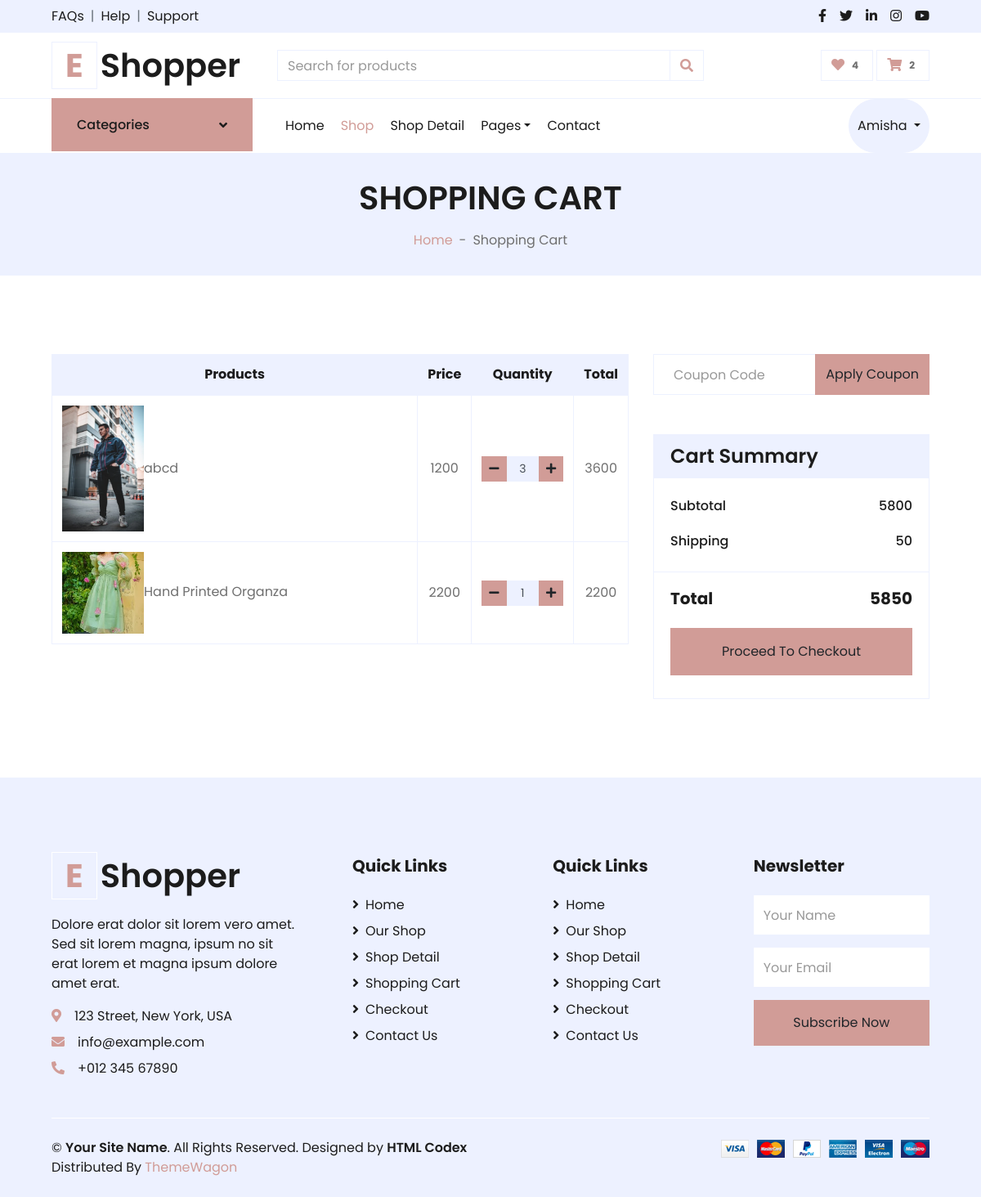
Page /front_end/cart.php (signed in) on the committed database.
### tables this page shows
CREATE TABLE IF NOT EXISTS `carts` (
  `cart_id` int NOT NULL AUTO_INCREMENT,
  `user_id` int DEFAULT NULL,
  `product_id` int DEFAULT NULL,
  `quantity` int NOT NULL DEFAULT '0',
  PRIMARY KEY (`cart_id`)
) AUTO_INCREMENT=75;

CREATE TABLE IF NOT EXISTS `products` (
  `id` int NOT NULL AUTO_INCREMENT,
  `category_id` int DEFAULT NULL,
  `image` text NOT NULL,
  `name` varchar(70) NOT NULL,
  `price1` varchar(60) NOT NULL,
  `price2` varchar(60) NOT NULL,
  `details` varchar(70) NOT NULL,
  PRIMARY KEY (`id`)
) AUTO_INCREMENT=34;

### front_end/functions.php (called while the page is built, shortened)
<?php
include('db.php');
function getUserData()
{
    if (isset($_SESSION['userdata'])) {
        return $_SESSION['userdata'];
    } else {
        return false;
    }
}
function getUserCart()
{
    $user = getUserData();
    $cartQuery = "SELECT carts.* , products.image , products.name , products.price1 ,products.id FROM carts INNER JOIN `products` on carts.product_id=products.id WHERE user_id = {$user['user_id']}";
    return getData($cartQuery);
}
function getData($query)
{
    global $con;
    $data = [];
    $result =  mysqli_query($con, $query);
    if (mysqli_num_rows($result) > 0) {
        while ($row = mysqli_fetch_assoc($result)) {
            $data[] = $row;
        }
    }
    return $data;
}

### front_end/cart.php (the view, shortened to what this page needs)
<?php
include("header_new.php");
$cartData = getUserCart();
$subtotal = 0;
$shipping = 50;
?>
<div class="container-fluid bg-secondary mb-5">
    <div class="d-flex flex-column align-items-center justify-content-center" style="min-height: 150px">
        <h1 class="font-weight-semi-bold text-uppercase mb-3">Shopping Cart</h1>
        <div class="d-inline-flex">
            <p class="m-0"><a href="">Home</a></p>
            <p class="m-0 px-2">-</p>
            <p class="m-0">Shopping Cart</p>
        </div>
    </div>
</div>
<div class="container-fluid pt-5">
    <div class="row px-xl-5">
        <div class="col-lg-8 table-responsive mb-5">
            <table class="table table-bordered text-center mb-0">
                <thead class="bg-secondary text-dark">
                    <tr>
                        <th>Products</th>
                        <th>Price</th>
                        <th>Quantity</th>
                        <th>Total</th>
                    </tr>
                </thead>
                <tbody class="align-middle">
                    <?php
                    foreach ($cartData as $cart) {
                        $subtotal += $cart['price1'] * $cart['quantity'];
                    ?>
                        <tr>
                            <td class="align-middle text-left" style="width:100%;border-right: none;"><img class="" src="../back_end/uploads/<?php echo $cart['image'] ?>" alt="" style="width: 100px;"><?php echo $cart['name'] ?></td>
                            <td class="align-middle"><?php echo $cart['price1'] ?></td>
                            <td class="align-middle">
                                <div class="input-group quantity mx-auto" style="width: 100px;">
                                    <div class="input-group-btn">
                                        <a href="?action=cartRemove&product_id=<?php echo $cart['id']; ?>" class="btn btn-sm btn-primary btn-minus">
                                            <i class="fa fa-minus"></i>
                                        </a>
                                    </div>
                                    <input type="text" class="form-control form-control-sm bg-secondary text-center" value="<?php echo $cart['quantity'] ?>">
                                    <div class="input-group-btn">
                                        <a href="?action=cart&product_id=<?php echo $cart['id']; ?>" class="btn btn-sm btn-primary btn-plus">
                                            <i class="fa fa-plus"></i>
                                        </a>
                                    </div>
                                </div>
                            </td>
                            <td class="align-middle"><?php echo $cart['price1'] * $cart['quantity'] ?></td>
                        </tr>
                    <?php
                    }
                    ?>
                </tbody>
            </table>
        </div>
        <div class="col-lg-4">
            <form class="mb-5" action="">
                <div class="input-group">
                    <input type="text" class="form-control p-4" placeholder="Coupon Code">
                    <div class="input-group-append">
                        <button class="btn btn-primary">Apply Coupon</button>
                    </div>
                </div>
            </form>
            <div class="card border-secondary mb-5">
                <div class="card-header bg-secondary border-0">
                    <h4 class="font-weight-semi-bold m-0">Cart Summary</h4>
                </div>
                <div class="card-body">
                    <div class="d-flex justify-content-between mb-3 pt-1">
                        <h6 class="font-weight-medium">Subtotal</h6>
                        <h6 class="font-weight-medium"><?php echo $subtotal ?></h6>
                    </div>
                    <div class="d-flex justify-content-between">
                        <h6 class="font-weight-medium">Shipping</h6>
                        <h6 class="font-weight-medium"><?php echo $shipping ?></h6>
                    </div>
                </div>
                <div class="card-footer border-secondary bg-transparent">
                    <div class="d-flex justify-content-between mt-2">
                        <h5 class="font-weight-bold">Total</h5>
                        <h5 class="font-weight-bold"><?php echo $subtotal + $shipping ?></h5>
                    </div>
                    <a href="checkout.php" class="btn btn-block btn-primary my-3 py-3">Proceed To Checkout</a>
                </div>
            </div>
        </div>
    </div>
</div>
<?php
include("footer.php");
?>

### rows in the picture
carts: product.image (picture), product.name "abcd", product.price1 "1200", quantity "3", $cart['price1'] * $cart['quantity'] "3600"
carts: product.image (picture), product.name "Hand Printed Organza", product.price1 "2200", quantity "1", $cart['price1']*$cart['quantity'] "2200"

### other values in the picture
$wishCount "4"
$cartCount "2"
$user['name'] "Amisha"
$subtotal "5800"
$shipping "50"
$subtotal + $shipping "5850"
